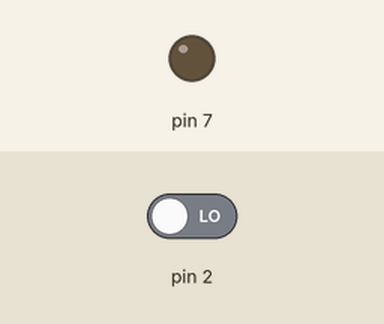
Recording of a sketch running on a simulated Arduino Uno, built with avr-gcc and run on an emulated ATmega328P. On the bench: output pins drawn as LEDs (lit = HIGH). Inputs (shaded band) come from the test bench; at power-on: pin 2 LOW.

Above: at 1.2 s.
1.3 s: pin 2 driven HIGH
At 2.4 s:
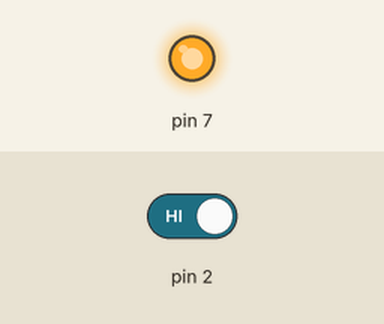
2.8 s: pin 2 driven LOW
At 3.6 s:
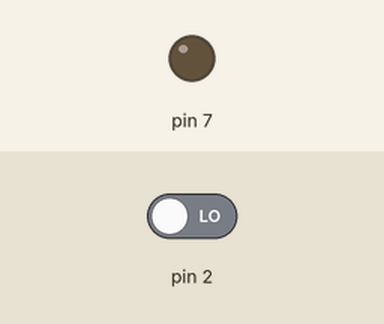
Timing chart, 0 to 5.8 s (numbered marks = the images above; inputs shaded):
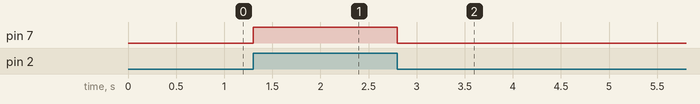

The sketch:

task-1.ino
```cpp
/*
 * Jacob Koziej
 * Interrupt Assignment (Task 1)
 * 2021-01-05
 */


volatile uint8_t state = 0;


void setup()
{
	pinMode(2,  INPUT);
	pinMode(7, OUTPUT);
	attachInterrupt(digitalPinToInterrupt(2), toggle, CHANGE);
}

void loop()
{
}

void toggle()
{
	state = !state;
	digitalWrite(7, state);
}
```

Measured:
- after the input at 1.3 s, pin 7: LOW → HIGH at once
- after the input at 2.8 s, pin 7: HIGH → LOW at once
